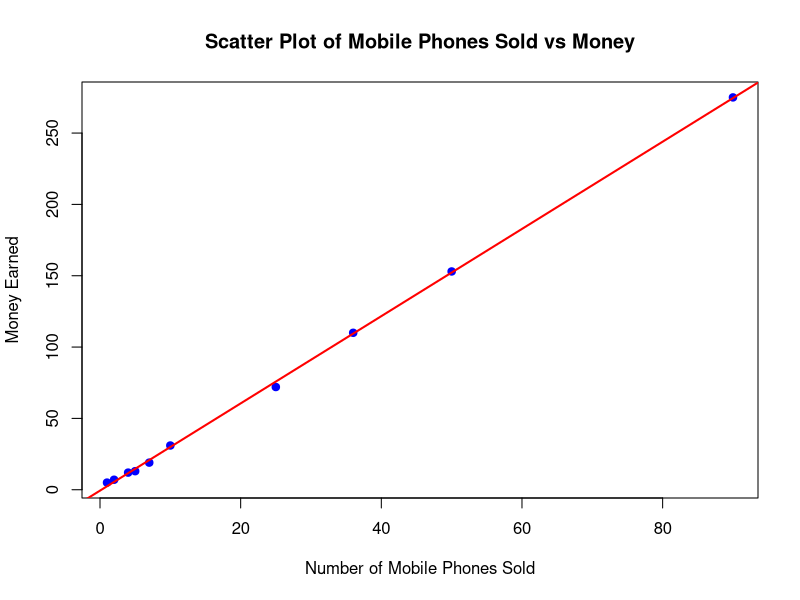

The R script that drew this image:
# Data
x <- c(4, 1, 5, 7, 10, 2, 50, 25, 90, 36)
y <- c(12, 5, 13, 19, 31, 7, 153, 72, 275, 110)

# Scatter Plot
plot(x, y,
     main = "Scatter Plot of Mobile Phones Sold vs Money",
     xlab = "Number of Mobile Phones Sold",
     ylab = "Money Earned",
     pch = 19,
     col = "blue")

# Add line of best fit
abline(lm(y ~ x), col = "red", lwd = 2)
